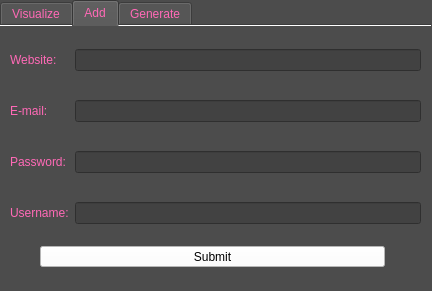
<?xml version="1.0" encoding="UTF-8"?>
<ui version="4.0">
 <class>MainWindow</class>
 <widget class="QMainWindow" name="MainWindow">
  <property name="geometry">
   <rect>
    <x>0</x>
    <y>0</y>
    <width>432</width>
    <height>291</height>
   </rect>
  </property>
  <property name="windowTitle">
   <string>MainWindow</string>
  </property>
  <property name="styleSheet">
   <string notr="true">background-color: rgb(76, 76, 76);
color: rgb(255, 105, 182);</string>
  </property>
  <widget class="QWidget" name="centralwidget">
   <widget class="QTabWidget" name="Menu">
    <property name="geometry">
     <rect>
      <x>0</x>
      <y>0</y>
      <width>431</width>
      <height>331</height>
     </rect>
    </property>
    <property name="currentIndex">
     <number>1</number>
    </property>
    <property name="documentMode">
     <bool>true</bool>
    </property>
    <property name="tabsClosable">
     <bool>false</bool>
    </property>
    <property name="movable">
     <bool>true</bool>
    </property>
    <property name="tabBarAutoHide">
     <bool>false</bool>
    </property>
    <widget class="QWidget" name="Visualize">
     <attribute name="title">
      <string>Visualize</string>
     </attribute>
     <widget class="QTableView" name="tableView">
      <property name="geometry">
       <rect>
        <x>0</x>
        <y>0</y>
        <width>431</width>
        <height>241</height>
       </rect>
      </property>
     </widget>
    </widget>
    <widget class="QWidget" name="Add">
     <attribute name="title">
      <string>Add</string>
     </attribute>
     <widget class="QWidget" name="gridLayoutWidget">
      <property name="geometry">
       <rect>
        <x>10</x>
        <y>0</y>
        <width>411</width>
        <height>221</height>
       </rect>
      </property>
      <layout class="QGridLayout" name="gridLayout">
       <item row="2" column="1">
        <widget class="QLineEdit" name="lineEdit_3">
         <property name="styleSheet">
          <string notr="true">background-color: rgb(66, 66, 66);</string>
         </property>
         <property name="text">
          <string/>
         </property>
        </widget>
       </item>
       <item row="1" column="1">
        <widget class="QLineEdit" name="lineEdit_2">
         <property name="styleSheet">
          <string notr="true">background-color: rgb(66, 66, 66);</string>
         </property>
         <property name="text">
          <string/>
         </property>
        </widget>
       </item>
       <item row="0" column="0">
        <widget class="QLabel" name="label">
         <property name="text">
          <string>Website:</string>
         </property>
        </widget>
       </item>
       <item row="1" column="0">
        <widget class="QLabel" name="label_2">
         <property name="text">
          <string>E-mail:</string>
         </property>
        </widget>
       </item>
       <item row="2" column="0">
        <widget class="QLabel" name="label_3">
         <property name="text">
          <string>Password:</string>
         </property>
        </widget>
       </item>
       <item row="0" column="1">
        <widget class="QLineEdit" name="lineEdit">
         <property name="styleSheet">
          <string notr="true">background-color: rgb(66, 66, 66);</string>
         </property>
         <property name="text">
          <string/>
         </property>
        </widget>
       </item>
       <item row="3" column="1">
        <widget class="QLineEdit" name="lineEdit_4">
         <property name="styleSheet">
          <string notr="true">background-color: rgb(66, 66, 66);</string>
         </property>
         <property name="text">
          <string/>
         </property>
        </widget>
       </item>
       <item row="3" column="0">
        <widget class="QLabel" name="label_4">
         <property name="text">
          <string>Username:</string>
         </property>
        </widget>
       </item>
      </layout>
     </widget>
     <widget class="QPushButton" name="pushButton">
      <property name="geometry">
       <rect>
        <x>40</x>
        <y>220</y>
        <width>345</width>
        <height>21</height>
       </rect>
      </property>
      <property name="styleSheet">
       <string notr="true">background-color: rgb(255, 255, 255);
color: rgb(0, 0, 0);</string>
      </property>
      <property name="text">
       <string>Submit</string>
      </property>
     </widget>
    </widget>
    <widget class="QWidget" name="tab">
     <attribute name="title">
      <string>Generate</string>
     </attribute>
     <widget class="QLabel" name="label_5">
      <property name="geometry">
       <rect>
        <x>10</x>
        <y>0</y>
        <width>411</width>
        <height>51</height>
       </rect>
      </property>
      <property name="font">
       <font>
        <pointsize>14</pointsize>
       </font>
      </property>
      <property name="styleSheet">
       <string notr="true">color: rgb(255, 255, 255);</string>
      </property>
      <property name="text">
       <string>Press the button to generate a random password!</string>
      </property>
     </widget>
     <widget class="QPushButton" name="pushButton_2">
      <property name="geometry">
       <rect>
        <x>50</x>
        <y>50</y>
        <width>345</width>
        <height>21</height>
       </rect>
      </property>
      <property name="styleSheet">
       <string notr="true">background-color: rgb(255, 255, 255);
color: rgb(0, 0, 0);</string>
      </property>
      <property name="text">
       <string>Generate!</string>
      </property>
     </widget>
     <widget class="QLabel" name="label_7">
      <property name="geometry">
       <rect>
        <x>10</x>
        <y>80</y>
        <width>411</width>
        <height>141</height>
       </rect>
      </property>
      <property name="font">
       <font>
        <pointsize>14</pointsize>
       </font>
      </property>
      <property name="styleSheet">
       <string notr="true">color: rgb(255, 255, 255);</string>
      </property>
      <property name="text">
       <string>Your password is: </string>
      </property>
     </widget>
    </widget>
   </widget>
  </widget>
  <widget class="QMenuBar" name="menubar">
   <property name="geometry">
    <rect>
     <x>0</x>
     <y>0</y>
     <width>432</width>
     <height>22</height>
    </rect>
   </property>
  </widget>
  <widget class="QStatusBar" name="statusbar"/>
 </widget>
 <resources/>
 <connections/>
</ui>
